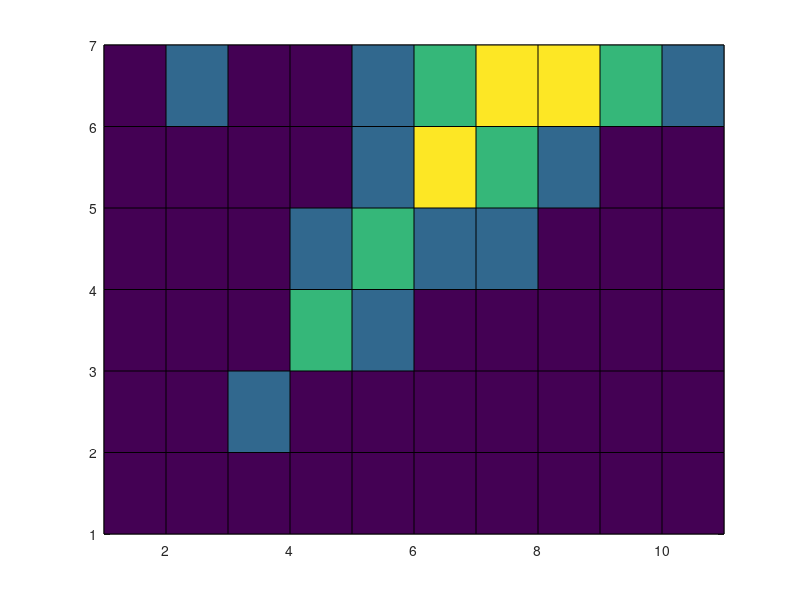

MATLAB code to generate this figure: (Note: this script raises an error after producing the figure.)
% Local alignment matrix - Smith watermann Algorithm
% Author: Manju.M
% Date: 7-9-17
clc
clear
S1='SHIVAN'%coloumn name
S2='ASHAVIAYAN'%row name
A=zeros(7,11);
m=length(S1)
n=length(S2)
 A(1,:)=0;
 A(:,1)=0;
 A(1,1)=0;
for i=2:m+1
    for j=2:n+1
       if S1(i-1)==S2(j-1)
           A(i,j)=2;
       else
           A(i,j)=0;
       end
    end
end
A 
T=A;
g=-2;
% trace back cell array
for i=2:m+1
    for j=2:n+1
        Temp=[];
        a1=T(i-1,j)+g;
        a2=T(i-1,j-1)+T(i,j);
        a3=T(i,j-1)+g;
        Aa=[a1,a2,a3];
        greatest=max(Aa);
        T(i,j)=greatest;
        if greatest==a1
            Temp=[Temp,1];
        end
        if greatest==a2
                Temp=[Temp,2];
        end
        if greatest==a3
                  Temp=[Temp,3];
        end
        C{i,j}=Temp;
    end
end
C{i,j}
T
figure;
pcolor(T);
colormap(parula(05));
